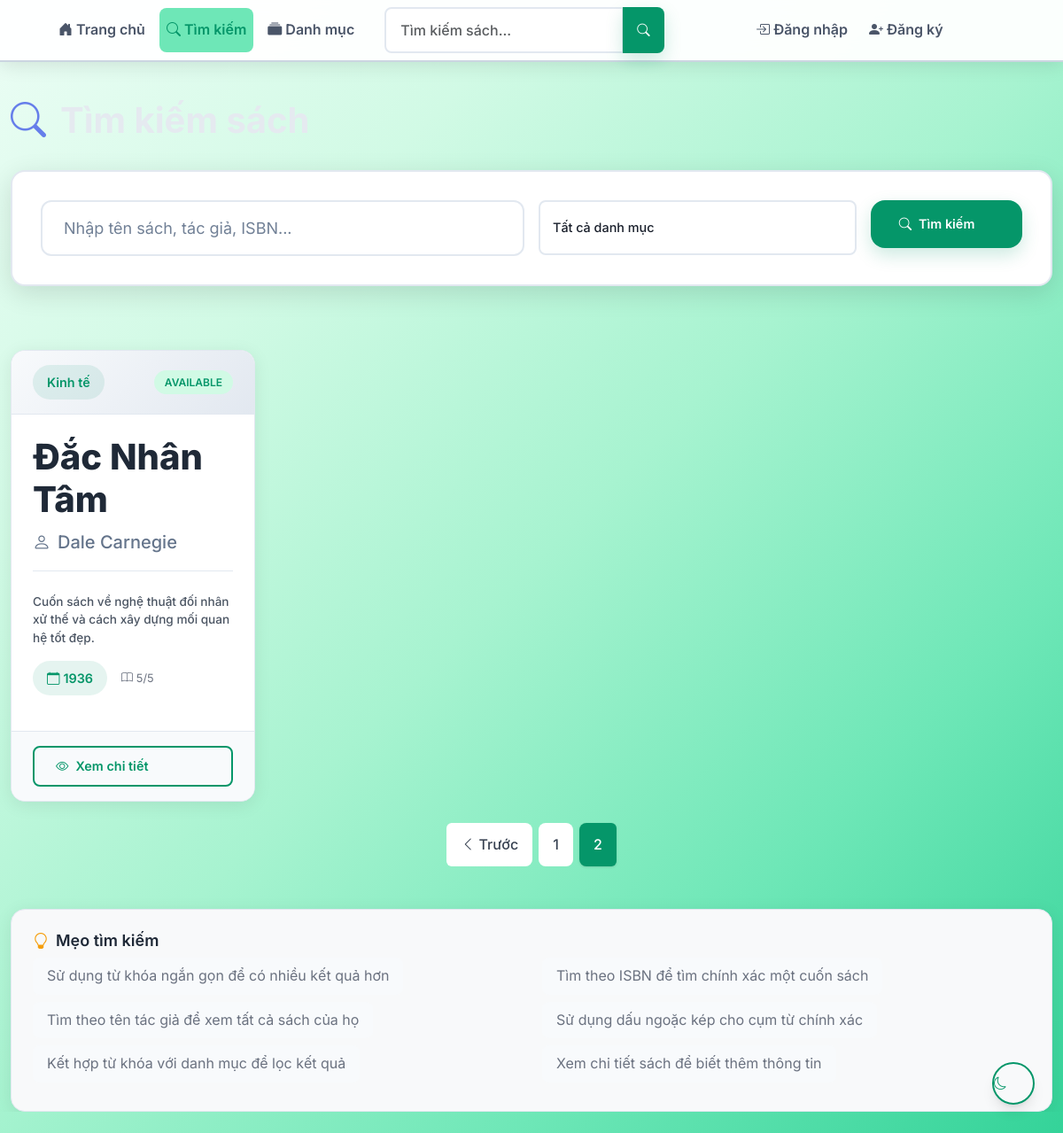
Page /search?q=&category=&page=2 on the committed database.
### app/models/book.py (models this page shows, shortened)
class Book(db.Model):
    __tablename__ = 'books'
    id = db.Column(db.Integer, primary_key=True)
    isbn = db.Column(db.String(20), unique=True, nullable=False)
    title = db.Column(db.String(200), nullable=False)
    author = db.Column(db.String(100), nullable=False)
    publisher = db.Column(db.String(100))
    publication_year = db.Column(db.Integer)
    category = db.Column(db.String(50))
    description = db.Column(db.Text)
    total_copies = db.Column(db.Integer, default=1)
    available_copies = db.Column(db.Integer, default=1)  # Giữ lại để tương thích
    location = db.Column(db.String(100))
    is_active = db.Column(db.Boolean, default=True)
    created_at = db.Column(db.DateTime, default=datetime.utcnow)
    loans = db.relationship('Loan', foreign_keys='Loan.book_id')
    def is_available(self):
        return self.get_available_copies_count() > 0 and self.is_active
    def get_borrowed_copies(self):
        from app.models.loan import Loan
        return Loan.query.filter_by(
            book_id=self.id,
            status='borrowed'
        ).count()
    def get_available_copies_count(self):
        return self.total_copies - self.get_borrowed_copies()
    def get_availability_status(self):
        if not self.is_active:
            return 'inactive'
        available = self.get_available_copies_count()
        if available == 0:
            return 'unavailable'
        elif available < self.total_copies:
            return 'limited'
        else:
            return 'available'

### app/routes/books.py (the view, shortened to what this page needs)
@books_bp.route('/search')
def search():
    query = request.args.get('q', '')
    category = request.args.get('category', '')
    page = request.args.get('page', 1, type=int)
    per_page = 12
    search_query = Book.query.filter_by(is_active=True)
    if category:
        search_query = search_query.filter(Book.category == category)
    books = search_query.order_by(Book.title).paginate(
        page=page, per_page=per_page, error_out=False
    )
    categories = db.session.query(Book.category).filter(
        Book.category.isnot(None), Book.is_active == True
    ).distinct().all()
    categories = [cat[0] for cat in categories]
    return render_template('books/search.html',
                         books=books,
                         query=query,
                         category=category,
                         categories=categories)

### app/templates/books/search.html (shortened to what this page needs)
{% extends "base.html" %}
{% block content %}
<div class="row">
    <div class="col-12">
        <h1 class="search-page-title">
            <i class="bi bi-search"></i> Tìm kiếm sách
        </h1>
    </div>
</div>
<div class="row mb-4">
    <div class="col-12">
        <div class="search-container">
            <form method="GET" action="{{ url_for('books.search') }}">
                <div class="row g-3">
                    <div class="col-md-6">
                        <div class="search-input-wrapper">
                            <input type="text" class="form-control search-input" id="q" name="q"
                                   value="{{ query }}" placeholder="Nhập tên sách, tác giả, ISBN...">
                        </div>
                    </div>
                    <div class="col-md-4">
                        <div class="search-select-wrapper">
                            <select class="form-select search-select" id="category" name="category" style="height: 62px">
                                <option value="">Tất cả danh mục</option>
                            </select>
                        </div>
                    </div>
                    <div class="col-md-2">
                        <button type="submit" class="btn btn-primary search-btn w-100">
                            <i class="bi bi-search"></i> Tìm kiếm
                        </button>
                    </div>
                </div>
            </form>
        </div>
    </div>
</div>
{% if books.items %}
    <div class="row row-cols-1 row-cols-md-2 row-cols-lg-3 row-cols-xl-4 g-4 mb-4">
        {% for book in books.items %}
        <div class="col">
            <div class="book-card">
                <div class="book-card-header">
                    <span class="book-category">{{ book.category or 'Chưa phân loại' }}</span>
                    <span class="book-status {% if book.is_available() %}status-available{% else %}status-unavailable{% endif %}">
                        {{ book.get_availability_status() }}
                    </span>
                </div>
                <div class="book-card-body">
                    <h5 class="book-title">
                        <a href="{{ url_for('books.book_detail', book_id=book.id) }}">
                            {{ book.title }}
                        </a>
                    </h5>
                    <p class="book-author">
                        <i class="bi bi-person"></i> {{ book.author }}
                    </p>
                    <p class="book-description">
                        {{ book.description[:120] + '...' if book.description and book.description|length > 120 else book.description or 'Chưa có mô tả' }}
                    </p>
                    <div class="book-meta">
                        {% if book.publication_year %}
                            <span class="book-year">
                                <i class="bi bi-calendar"></i> {{ book.publication_year }}
                            </span>
                        {% endif %}
                        <span class="book-copies">
                            <i class="bi bi-book"></i> {{ book.available_copies }}/{{ book.total_copies }}
                        </span>
                    </div>
                </div>
                <div class="book-card-footer">
                    <a href="{{ url_for('books.book_detail', book_id=book.id) }}" class="btn btn-outline-primary btn-sm w-100">
                        <i class="bi bi-eye"></i> Xem chi tiết
                    </a>
                </div>
            </div>
        </div>
        {% endfor %}
    </div>
    {% if books.pages > 1 %}
    <nav aria-label="Phân trang kết quả tìm kiếm" class="mt-4">
        <ul class="pagination justify-content-center">
            {% if books.has_prev %}
                <li class="page-item">
                    <a class="page-link" href="{{ url_for('books.search', q=query, category=category, page=books.prev_num) }}">
                        <i class="bi bi-chevron-left"></i> Trước
                    </a>
                </li>
            {% endif %}
            {% for page_num in books.iter_pages(left_edge=2, left_current=2, right_current=3, right_edge=2) %}
                {% if page_num %}
                    {% if page_num == books.page %}
                        <li class="page-item active">
                            <span class="page-link">{{ page_num }}</span>
                        </li>
                    {% else %}
                        <li class="page-item">
                            <a class="page-link" href="{{ url_for('books.search', q=query, category=category, page=page_num) }}">{{ page_num }}</a>
                        </li>
                    {% endif %}
                {% else %}
                    <li class="page-item disabled">
                        <span class="page-link">...</span>
                    </li>
                {% endif %}
            {% endfor %}
        </ul>
    </nav>
    {% endif %}
{% endif %}
{% if books.total > 0 %}
<div class="search-tips-section">
    <div class="card bg-light">
        <div class="card-body">
            <h6 class="card-title">
                <i class="bi bi-lightbulb"></i> Mẹo tìm kiếm
            </h6>
            <div class="row">
                <div class="col-md-6">
                    <ul class="tips-list">
                        <li>Sử dụng từ khóa ngắn gọn để có nhiều kết quả hơn</li>
                        <li>Tìm theo tên tác giả để xem tất cả sách của họ</li>
                        <li>Kết hợp từ khóa với danh mục để lọc kết quả</li>
                    </ul>
                </div>
                <div class="col-md-6">
                    <ul class="tips-list">
                        <li>Tìm theo ISBN để tìm chính xác một cuốn sách</li>
                        <li>Sử dụng dấu ngoặc kép cho cụm từ chính xác</li>
                        <li>Xem chi tiết sách để biết thêm thông tin</li>
                    </ul>
                </div>
            </div>
        </div>
    </div>
</div>
{% endif %}
{% endblock %}

### rows in the picture
Book: category "Kinh tế", get_availability_status "AVAILABLE", title "Đắc Nhân Tâm", author "Dale Carnegie", description "Cuốn sách về nghệ thuật đối nhân xử thế và cách xây dựng mối quan hệ tốt đẹp.", publication_year "1936", available_copies "5", total_copies "5"

### other values in the picture
{{ page_num }} "1"
{{ page_num }} "2"
